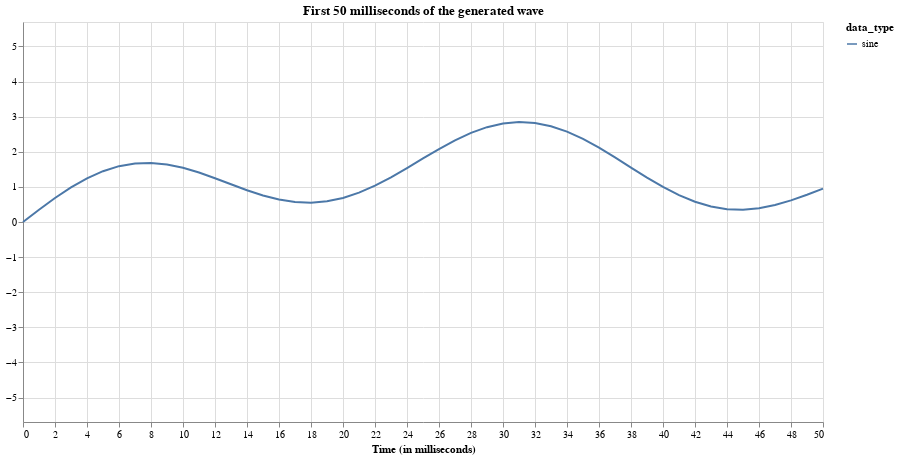

Source (notebook cell):
### Code cell
sineplot(mixed_data, 50, ["sine"])

### Figure 1 — Vega-Lite specification as saved in the notebook (floating-point values rounded to 4 significant figures)
{"config": {"view": {"continuousWidth": 400, "continuousHeight": 300}}, "data": {"name": "data-36e47bd9adc8b9610d4cdb71e9c264b8"}, "mark": "line", "encoding": {"color": {"type": "nominal", "field": "data_type"}, "x": {"type": "quantitative", "field": "time", "scale": {"domain": [0, 50], "nice": false}, "title": "Time (in milliseconds)"}, "y": {"type": "quantitative", "field": "values", "scale": {"domain": [-5.696, 5.696]}, "title": null}}, "height": 400, "title": "First 50 milliseconds of the generated wave\n\n", "width": 800, "$schema": "https://vega.github.io/schema/vega-lite/v4.8.1.json", "datasets": {"data-36e47bd9adc8b9610d4cdb71e9c264b8": [{"time": 0.0, "values": 0.0, "data_type": "sine"}, {"time": 1.0, "values": 0.3492, "data_type": "sine"}, {"time": 2.0, "values": 0.6824, "data_type": "sine"}, {"time": 3.0, "values": 0.9848, "data_type": "sine"}, {"time": 4.0, "values": 1.243, "data_type": "sine"}, {"time": 5.0, "values": 1.447, "data_type": "sine"}, {"time": 6.0, "values": 1.59, "data_type": "sine"}, {"time": 7.0, "values": 1.669, "data_type": "sine"}, {"time": 8.0, "values": 1.684, "data_type": "sine"}, {"time": 9.0, "values": 1.639, "data_type": "sine"}, {"time": 10.0, "values": 1.544, "data_type": "sine"}, {"time": 11.0, "values": 1.408, "data_type": "sine"}, {"time": 12.0, "values": 1.247, "data_type": "sine"}, {"time": 13.0, "values": 1.074, "data_type": "sine"}, {"time": 14.0, "values": 0.906, "data_type": "sine"}, {"time": 15.0, "values": 0.7571, "data_type": "sine"}, {"time": 16.0, "values": 0.6411, "data_type": "sine"}, {"time": 17.0, "values": 0.5694, "data_type": "sine"}, {"time": 18.0, "values": 0.5502, "data_type": "sine"}, {"time": 19.0, "values": 0.5883, "data_type": "sine"}, {"time": 20.0, "values": 0.6845, "data_type": "sine"}, {"time": 21.0, "values": 0.8358, "data_type": "sine"}, {"time": 22.0, "values": 1.035, "data_type": "sine"}, {"time": 23.0, "values": 1.273, "data_type": "sine"}, {"time": 24.0, "values": 1.536, "data_type": "sine"}, {"time": 25.0, "values": 1.809, "data_type": "sine"}, {"time": 26.0, "values": 2.077, "data_type": "sine"}, {"time": 27.0, "values": 2.325, "data_type": "sine"}, {"time": 28.0, "values": 2.537, "data_type": "sine"}, {"time": 29.0, "values": 2.701, "data_type": "sine"}, {"time": 30.0, "values": 2.807, "data_type": "sine"}, {"time": 31.0, "values": 2.848, "data_type": "sine"}, {"time": 32.0, "values": 2.821, "data_type": "sine"}, {"time": 33.0, "values": 2.728, "data_type": "sine"}, {"time": 34.0, "values": 2.573, "data_type": "sine"}, {"time": 35.0, "values": 2.365, "data_type": "sine"}, {"time": 36.0, "values": 2.116, "data_type": "sine"}, {"time": 37.0, "values": 1.839, "data_type": "sine"}, {"time": 38.0, "values": 1.55, "data_type": "sine"}, {"time": 39.0, "values": 1.264, "data_type": "sine"}, {"time": 40.0, "values": 0.998, "data_type": "sine"}, {"time": 41.0, "values": 0.765, "data_type": "sine"}, {"time": 42.0, "values": 0.5768, "data_type": "sine"}, {"time": 43.0, "values": 0.4422, "data_type": "sine"}, {"time": 44.0, "values": 0.3662, "data_type": "sine"}, {"time": 45.0, "values": 0.3501, "data_type": "sine"}, {"time": 46.0, "values": 0.3911, "data_type": "sine"}, {"time": 47.0, "values": 0.4827, "data_type": "sine"}, {"time": 48.0, "values": 0.6152, "data_type": "sine"}, {"time": 49.0, "values": 0.7761, "data_type": "sine"}, {"time": 50.0, "values": 0.9511, "data_type": "sine"}]}}
